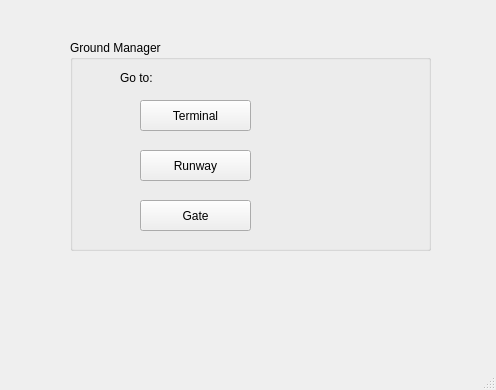
<?xml version="1.0" encoding="UTF-8"?>
<ui version="4.0">
 <class>G</class>
 <widget class="QMainWindow" name="G">
  <property name="geometry">
   <rect>
    <x>0</x>
    <y>0</y>
    <width>496</width>
    <height>390</height>
   </rect>
  </property>
  <property name="windowTitle">
   <string>MainWindow</string>
  </property>
  <widget class="QWidget" name="centralwidget">
   <widget class="QGroupBox" name="GroundManager">
    <property name="geometry">
     <rect>
      <x>70</x>
      <y>40</y>
      <width>361</width>
      <height>211</height>
     </rect>
    </property>
    <property name="font">
     <font>
      <pointsize>9</pointsize>
     </font>
    </property>
    <property name="title">
     <string>Ground Manager</string>
    </property>
    <widget class="QLabel" name="label">
     <property name="geometry">
      <rect>
       <x>50</x>
       <y>30</y>
       <width>55</width>
       <height>16</height>
      </rect>
     </property>
     <property name="text">
      <string>Go to:</string>
     </property>
    </widget>
    <widget class="QPushButton" name="TerminalBtn">
     <property name="geometry">
      <rect>
       <x>70</x>
       <y>60</y>
       <width>111</width>
       <height>31</height>
      </rect>
     </property>
     <property name="text">
      <string>Terminal</string>
     </property>
    </widget>
    <widget class="QPushButton" name="RunwayBtn">
     <property name="geometry">
      <rect>
       <x>70</x>
       <y>110</y>
       <width>111</width>
       <height>31</height>
      </rect>
     </property>
     <property name="text">
      <string>Runway</string>
     </property>
    </widget>
    <widget class="QPushButton" name="GateBtn">
     <property name="geometry">
      <rect>
       <x>70</x>
       <y>160</y>
       <width>111</width>
       <height>31</height>
      </rect>
     </property>
     <property name="text">
      <string>Gate</string>
     </property>
    </widget>
   </widget>
  </widget>
  <widget class="QMenuBar" name="menubar">
   <property name="geometry">
    <rect>
     <x>0</x>
     <y>0</y>
     <width>496</width>
     <height>26</height>
    </rect>
   </property>
  </widget>
  <widget class="QStatusBar" name="statusbar"/>
 </widget>
 <resources/>
 <connections/>
</ui>
